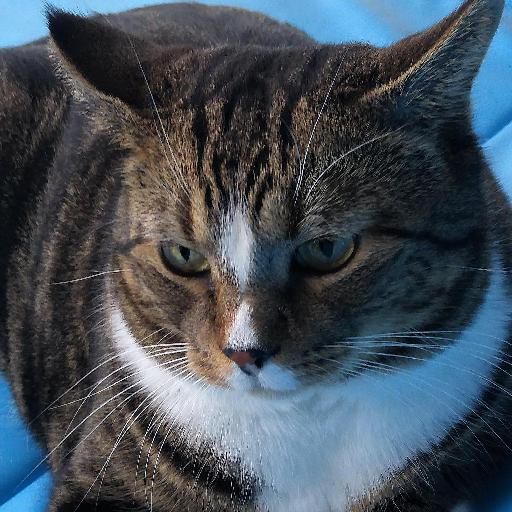
#> input picture hw2/afhq_cat2/flickr_cat_000220.jpg, 512 x 512 px, found by its file name; its folder holds 4 pictures in this run
$ jupyter execute --allow-errors ml_hw2.ipynb
#> lines starting #> are read from the running program, lines starting #| are printed output that depends on the picture
<h1>CS464 Machine Learning </br>
Homework 2: PCA & Cats </br></h1>
<h3>Ece Kahraman </br>
21801879 </br></h3>

[cell 1]
import numpy as np
import os
from PIL import Image

[cell 2]
images = []
image_count = 0

# You can change the path of your image directory.
# The path system considers the local files on your computer.
path = 'afhq_cat2'

# Path of the chosen image for the question 1.3
question_1_3_image = path + "\\flickr_cat_000003.jpg"

# Resizing and reshaping the images as the preprocess while saving them.
for file in os.listdir(path):
    img = Image.open(path + "\\" + file,mode="r").resize((64,64), Image.BILINEAR)
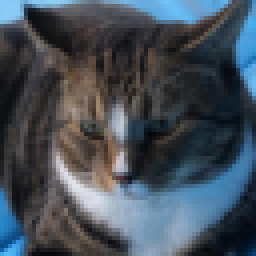
#> img: PIL image 64x64 RGB (shown 4 times larger); mean R, G, B 68.4, 78.4, 88.4
    images.append(np.asarray(img, dtype=int).reshape(4096,3))
    image_count += 1
#> pass 2 of the loop `for file in os.listdir(path):`:
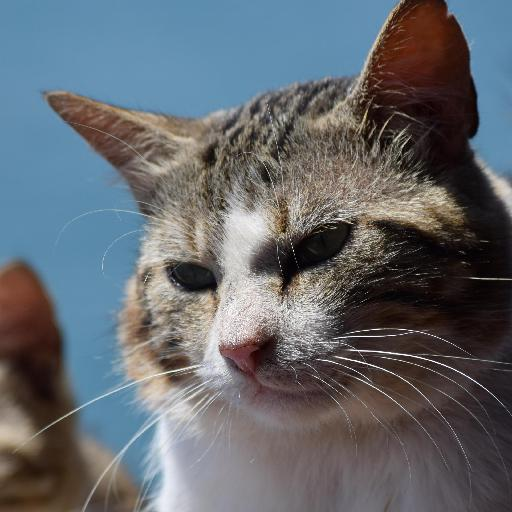
#> input picture hw2/afhq_cat2/flickr_cat_000260.jpg, 512 x 512 px, found by its file name
#> `img = Image.open(path + "\\" + file,mode="r").resize((64,64), Image.BI..`:
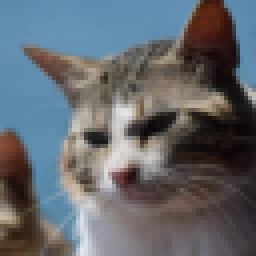
#> img: PIL image 64x64 RGB (shown 4 times larger); mean R, G, B 98.9, 103.8, 109.5
#> pass 3 of the loop `for file in os.listdir(path):`:
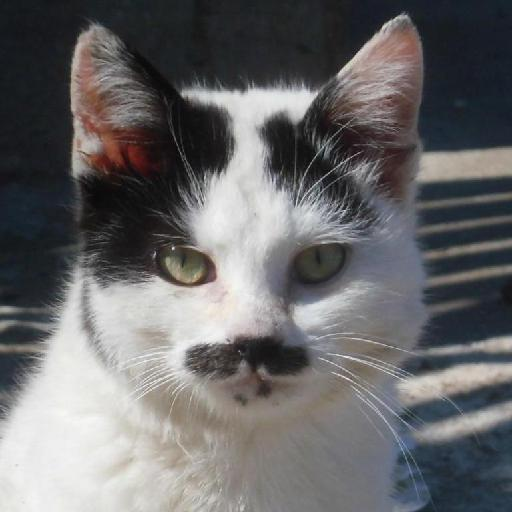
#> input picture hw2/afhq_cat2/flickr_cat_000391.jpg, 512 x 512 px, found by its file name
#> `img = Image.open(path + "\\" + file,mode="r").resize((64,64), Image.BI..`:
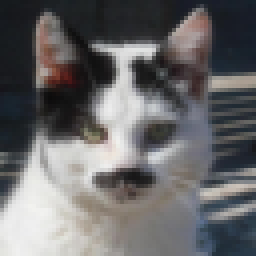
#> img: PIL image 64x64 RGB (shown 4 times larger); mean R, G, B 104.8, 104, 105.2
#> the loop made 4 passes; the first 3 are shown

[cell 3]
X = np.zeros((5653,4096,3))
#> X: shape (5653, 4096, 3) float64; every value is 0

# Redirect the images to a numpy array X
#> (the rest of this cell did not finish here and is left out)
